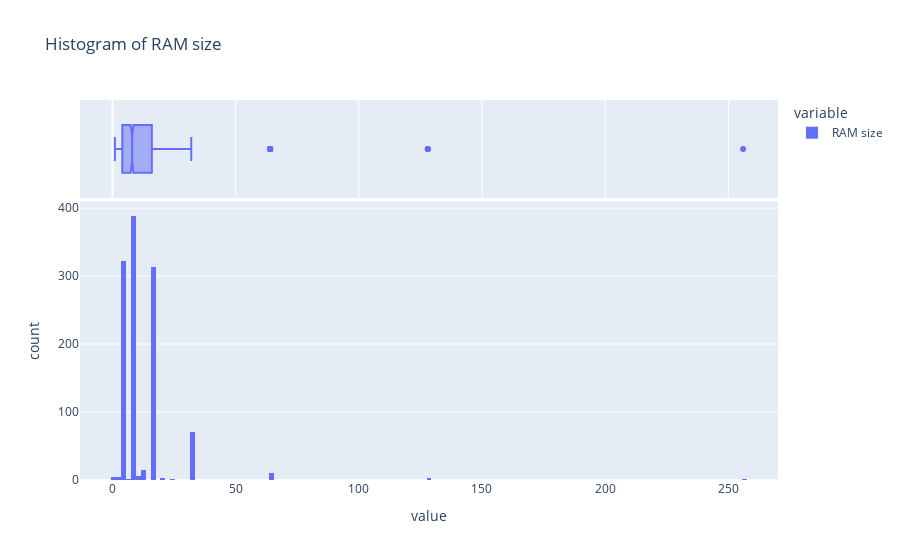

Notebook code for this chart:
### Code cell
px.histogram(data['RAM size'], title='Histogram of RAM size', marginal='box' )

### Figure 1 — Plotly figure (JSON) as saved in the notebook; plotly's stock layout.template omitted (floating-point values rounded to 4 significant figures; data arrays with more than 128 entries replaced by an {"elided": "..."} marker saying what was removed)
{"data": [{"alignmentgroup": "True", "bingroup": "x", "hovertemplate": "variable=RAM size<br>value=%{x}<br>count=%{y}<extra></extra>", "legendgroup": "RAM size", "marker": {"color": "#636efa", "pattern": {"shape": ""}}, "name": "RAM size", "offsetgroup": "RAM size", "orientation": "v", "showlegend": true, "type": "histogram", "x": {"elided": "1145 int values"}, "xaxis": "x", "yaxis": "y"}, {"alignmentgroup": "True", "hovertemplate": "variable=RAM size<br>value=%{x}<extra></extra>", "legendgroup": "RAM size", "marker": {"color": "#636efa"}, "name": "RAM size", "notched": true, "offsetgroup": "RAM size", "showlegend": false, "type": "box", "x": {"elided": "1145 int values"}, "xaxis": "x2", "yaxis": "y2"}], "layout": {"barmode": "relative", "legend": {"title": {"text": "variable"}, "tracegroupgap": 0}, "title": {"text": "Histogram of RAM size"}, "xaxis": {"anchor": "y", "domain": [0, 1], "title": {"text": "value"}}, "xaxis2": {"anchor": "y2", "domain": [0, 1], "matches": "x", "showgrid": true, "showticklabels": false}, "yaxis": {"anchor": "x", "domain": [0, 0.7326], "title": {"text": "count"}}, "yaxis2": {"anchor": "x2", "domain": [0.7426, 1], "matches": "y2", "showgrid": false, "showline": false, "showticklabels": false, "ticks": ""}}}
